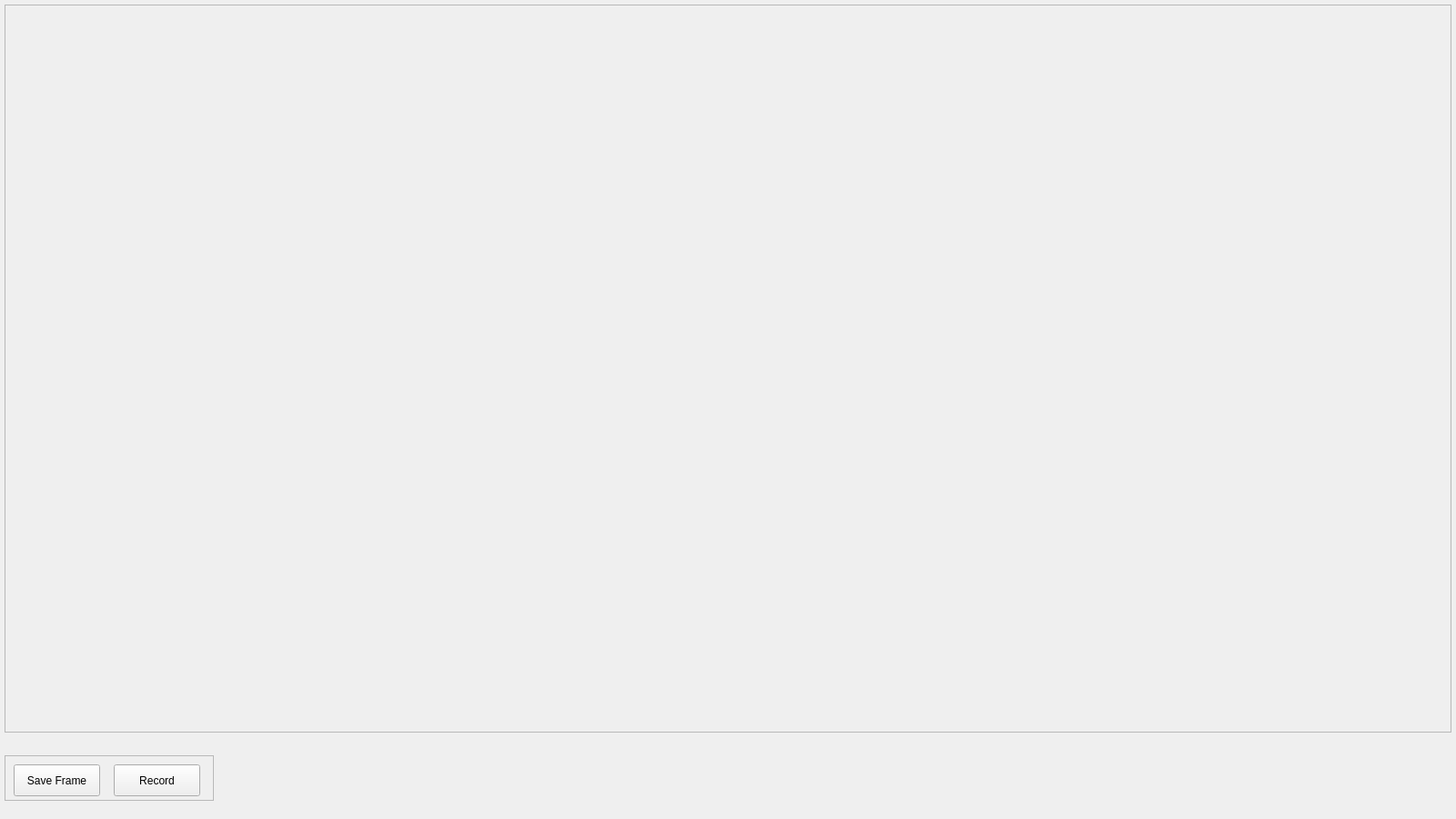
<?xml version="1.0" encoding="UTF-8"?>
<ui version="4.0">
 <class>MainWindow</class>
 <widget class="QMainWindow" name="MainWindow">
  <property name="geometry">
   <rect>
    <x>0</x>
    <y>0</y>
    <width>1600</width>
    <height>900</height>
   </rect>
  </property>
  <property name="windowTitle">
   <string>MainWindow</string>
  </property>
  <widget class="QWidget" name="centralwidget">
   <widget class="QFrame" name="cameraFrame">
    <property name="geometry">
     <rect>
      <x>5</x>
      <y>5</y>
      <width>1590</width>
      <height>800</height>
     </rect>
    </property>
    <property name="frameShape">
     <enum>QFrame::StyledPanel</enum>
    </property>
    <property name="frameShadow">
     <enum>QFrame::Raised</enum>
    </property>
    <widget class="QLabel" name="camera">
     <property name="geometry">
      <rect>
       <x>10</x>
       <y>10</y>
       <width>1570</width>
       <height>975</height>
      </rect>
     </property>
     <property name="text">
      <string/>
     </property>
     <property name="alignment">
      <set>Qt::AlignCenter</set>
     </property>
    </widget>
   </widget>
   <widget class="QFrame" name="buttonFrame">
    <property name="geometry">
     <rect>
      <x>5</x>
      <y>830</y>
      <width>230</width>
      <height>50</height>
     </rect>
    </property>
    <property name="frameShape">
     <enum>QFrame::StyledPanel</enum>
    </property>
    <property name="frameShadow">
     <enum>QFrame::Raised</enum>
    </property>
    <widget class="QPushButton" name="saveFrame">
     <property name="geometry">
      <rect>
       <x>10</x>
       <y>10</y>
       <width>95</width>
       <height>35</height>
      </rect>
     </property>
     <property name="text">
      <string>Save Frame</string>
     </property>
    </widget>
    <widget class="QPushButton" name="record">
     <property name="geometry">
      <rect>
       <x>120</x>
       <y>10</y>
       <width>95</width>
       <height>35</height>
      </rect>
     </property>
     <property name="text">
      <string>Record</string>
     </property>
    </widget>
   </widget>
  </widget>
 </widget>
 <resources/>
 <connections/>
</ui>
